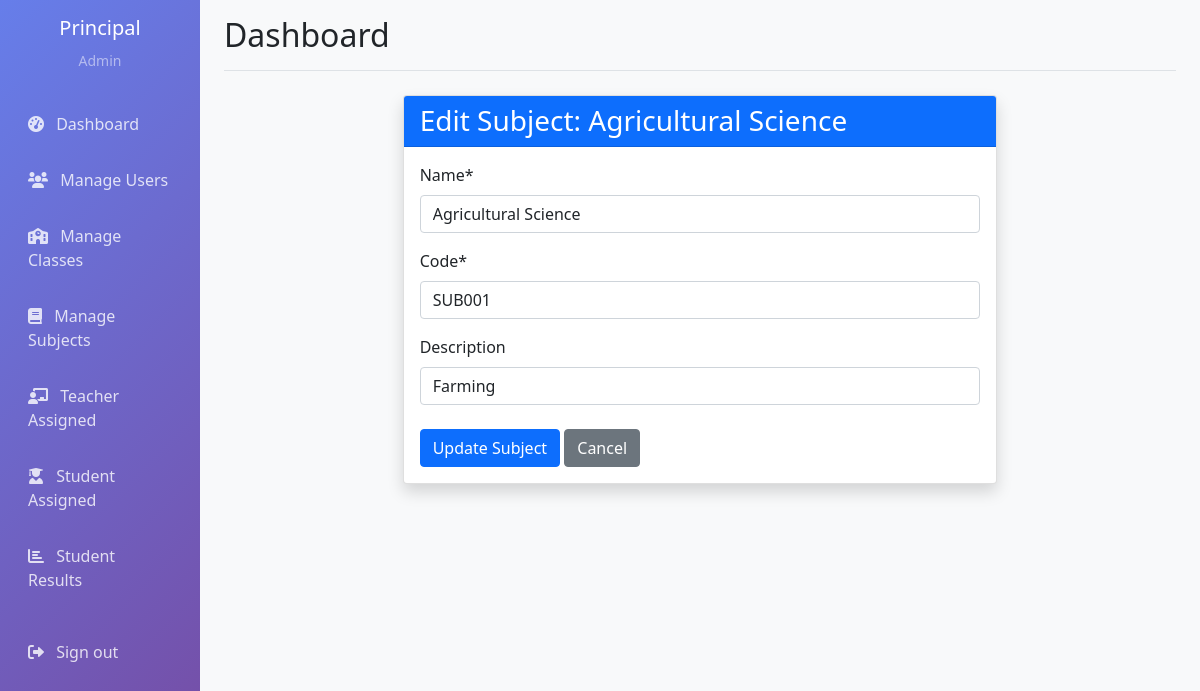
Page /accounts/subjects/edit/1/ (signed in) on the committed database.
### accounts/models.py (models this page shows, shortened)
class CustomUser(AbstractUser):
    USER_TYPE_CHOICES = (
        ('admin', 'Admin'),
        ('teacher', 'Teacher'),
        ('student', 'Student'),
    )
    email = models.EmailField(unique=True)
    user_type = models.CharField(max_length=10, choices=USER_TYPE_CHOICES)
    phone = models.PositiveIntegerField(max_length=15, blank=True)
    address = models.CharField(blank=True)
    USERNAME_FIELD = 'email'
    REQUIRED_FIELDS = ['username', 'user_type']

class Subject(models.Model):
    name = models.CharField(max_length=100)
    code = models.CharField(max_length=10, unique=True)
    description = models.CharField(blank=True)

### accounts/views.py (the view)
# urls.py: path('accounts/subjects/edit/<int:subject_id>/', views.edit_subject, name='edit_subject'),
@login_required
def edit_subject(request, subject_id):
    if request.user.user_type != 'admin':
        messages.error(request, 'Access denied')
        return redirect('dashboard')
    subject = get_object_or_404(Subject, id=subject_id)
    if request.method == 'POST':
        form = SubjectForm(request.POST, instance=subject)
        if form.is_valid():
            form.save()
            messages.success(request, 'Subject updated successfully')
            return redirect('manage_subjects')
    else:
        form = SubjectForm(instance=subject)
    return render(request, 'admin/edit_subject.html', {
        'form': form,
        'subject': subject
    })

### accounts/forms.py
class SubjectForm(forms.ModelForm):
    class Meta:
        model = Subject
        fields = ['name', 'code', 'description']

### templates/admin/edit_subject.html (shortened to what this page needs)
{% extends 'base.html' %}
{% load crispy_forms_tags %}
{% block content %}
<div class="container mt-4">
    <div class="row">
        <div class="col-md-8 offset-md-2">
            <div class="card shadow">
                <div class="card-header bg-primary text-white">
                    <h3 class="mb-0">
                         Edit Subject: {{ subject.name }}
                    </h3>
                </div>
                <div class="card-body">
                    <form method="post">
                        {{ form|crispy }}
                        <div class="form-group mt-4">
                            <button type="submit" class="btn btn-primary">
                                 Update Subject
                            </button>
                            <a href="{% url 'manage_subjects' %}" class="btn btn-secondary">
                                 Cancel
                            </a>
                        </div>
                    </form>
                </div>
            </div>
        </div>
    </div>
</div>
{% endblock %}

### templates/base.html (shortened to what this page needs)
<!DOCTYPE html>
<html lang="en">
<head>
    <link href="https://cdn.jsdelivr.net/npm/select2@4.1.0-rc.0/dist/css/select2.min.css" rel="stylesheet" />
    <link href="https://cdn.jsdelivr.net/npm/bootstrap@5.1.3/dist/css/bootstrap.min.css" rel="stylesheet">
    <link href="https://cdnjs.cloudflare.com/ajax/libs/font-awesome/6.0.0/css/all.min.css" rel="stylesheet">
</head>
<body>
    <div class="container-fluid">
        <div class="row">
            {% if request.user.is_authenticated %}
            <nav class="col-md-3 col-lg-2 d-md-block sidebar collapse">
                <div class="position-sticky pt-3">
                    <div class="text-center mb-4">
                        <h5 class="text-white">{{ request.user.get_full_name }}</h5>
                        <small class="text-white-50">{{ request.user.user_type|title }}</small>
                    </div>
                    <ul class="nav flex-column">
                        <li class="nav-item">
                            <a class="nav-link" href="{% url 'dashboard' %}">
                                <i class="fas fa-tachometer-alt me-2"></i>
                                Dashboard
                            </a>
                        </li>
                        {% if request.user.user_type == 'admin' %}
                        <li class="nav-item">
                            <a class="nav-link" href="{% url 'manage_users' %}">
                                <i class="fas fa-users me-2"></i>
                                Manage Users
                            </a>
                        </li>
                        <li class="nav-item">
                            <a class="nav-link" href="{% url 'manage_classes' %}">
                                <i class="fas fa-school me-2"></i>
                                Manage Classes
                            </a>
                        </li>
                        <li class="nav-item">
                            <a class="nav-link" href="{% url 'manage_subjects' %}">
                                <i class="fas fa-book me-2"></i>
                                Manage Subjects
                            </a>
                        </li>
                        <li class="nav-item">
                            <a class="nav-link" href="{% url 'manage_teacher_assignments' %}">
                                <i class="fas fa-chalkboard-teacher me-2"></i>
                                Teacher Assigned
                            </a>
                        </li>
                        <li class="nav-item">
                            <a class="nav-link" href="{% url 'manage_student_assignments' %}">
                                <i class="fas fa-user-graduate me-2"></i>
                                Student Assigned
                            </a>
                        </li>
                        <li class="nav-item">
                            <a class="nav-link" href="{% url 'admin_student_results' %}">
                                <i class="fas fa-chart-bar me-2"></i>
                                Student Results
                            </a>
                        </li>
                        {% endif %}
                        <li class="nav-item mt-3">
                            <a class="nav-link" href="{% url 'logout' %}">
                                <i class="fas fa-sign-out-alt me-2"></i>
                                Sign out
                            </a>
                        </li>
                    </ul>
                </div>
            </nav>
            {% endif %}
            <main class="col-md-9 ms-sm-auto col-lg-10 px-md-4 main-content">
                {% if request.user.is_authenticated %}
                <div class="d-flex justify-content-between flex-wrap flex-md-nowrap align-items-center pt-3 pb-2 mb-3 border-bottom">
                    <h1 class="h2">{% block page_title %}Dashboard{% endblock %}</h1>
                </div>
                {% endif %}
                {% block content %}
                {% endblock %}
            </main>
        </div>
    </div>
</body>
</html>

### templates/base.html (style rules this page uses)
.sidebar { min-height: 100vh; background: linear-gradient(135deg, #667eea 0%, #764ba2 100%); }
.sidebar .nav-link { color: rgba(255, 255, 255, 0.8); padding: 0.75rem 1rem; margin: 0.25rem 0; border-radius: 0.5rem; transition: all 0.3s; }
.main-content { background-color: #f8f9fa; min-height: 100vh; }

### rows in the picture
CustomUser: user.get_full_name "Principal", user.user_type "Admin"
Subject: name "Agricultural Science", code "SUB001", description "Farming"
